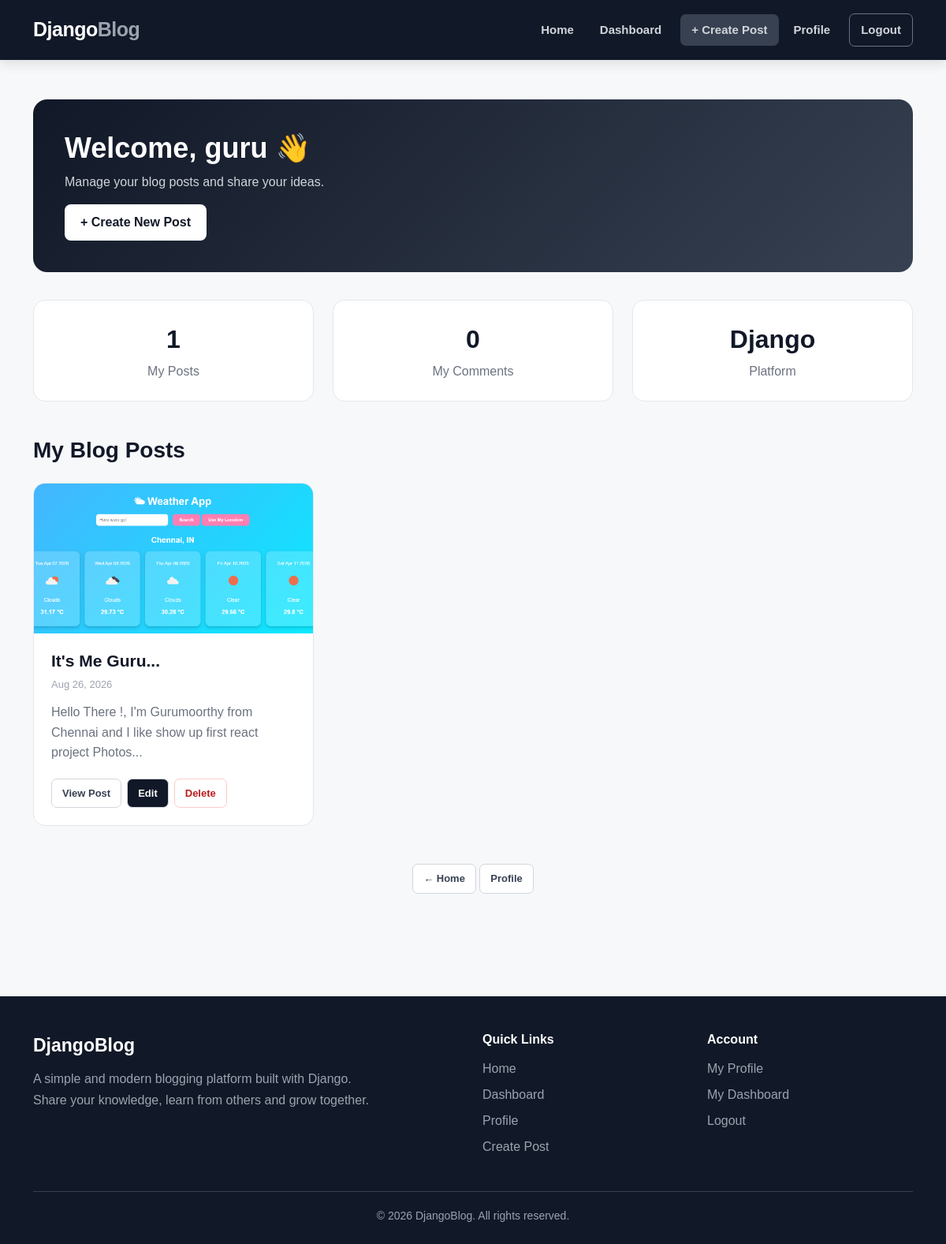
The app's page /dashboard/ (signed in) with its own data.
### blog/models.py (models this page shows, shortened)
class Post(models.Model):
    title = models.CharField(max_length=200)
    slug = models.SlugField(unique=True)
    author = models.ForeignKey(
        User,
        on_delete=models.CASCADE
    )
    category = models.ForeignKey(
        Category,
        on_delete=models.SET_NULL,
        null=True,
        blank=True
    )
    content = models.TextField()
    image = models.ImageField(
        upload_to="posts/",
        blank=True,
        null=True
    )
    created_at = models.DateTimeField(
        auto_now_add=True
    )
    updated_at = models.DateTimeField(
        auto_now=True
    )
    class Meta:
        ordering = ["-created_at"]

### blog/views.py (the view)
@login_required
def dashboard(request):
    posts = Post.objects.filter(
        author=request.user
    ).order_by("-created_at")
    comments = Comment.objects.filter(
        author=request.user
    )
    return render(
        request,
        "blog/dashboard.html",
        {
            "posts": posts,
            "comments": comments,
            "post_count": posts.count(),
            "comment_count": comments.count(),
        }
    )

### blog/templates/blog/dashboard.html (shortened to what this page needs)
{% extends "blog/base.html" %}
{% block content %}
<div class="dashboard-page">
    <div class="container">
        <div class="dashboard-header">
            <h1>
                Welcome, {{ user.username }} 👋
            </h1>
            <p>
                Manage your blog posts and share your ideas.
            </p>
            <a
                href="{% url 'create_post' %}"
                class="create-btn">
                + Create New Post
            </a>
        </div>
        <div class="row g-4">
            <div class="col-md-4">
                <div class="stat-card">
                    <div class="stat-number">
                        {{ post_count }}
                    </div>
                    <div class="stat-title">
                        My Posts
                    </div>
                </div>
            </div>
            <div class="col-md-4">
                <div class="stat-card">
                    <div class="stat-number">
                        {{ comment_count }}
                    </div>
                    <div class="stat-title">
                        My Comments
                    </div>
                </div>
            </div>
            <div class="col-md-4">
                <div class="stat-card">
                    <div class="stat-number">
                        Django
                    </div>
                    <div class="stat-title">
                        Platform
                    </div>
                </div>
            </div>
        </div>
        <h2 class="section-title">
            My Blog Posts
        </h2>
        <div class="row g-4">
            {% for post in posts %}
                <div class="col-md-6 col-lg-4">
                    <article class="post-card">
                        {% if post.image %}
                            <img
                                src="{{ post.image.url }}"
                                alt="{{ post.title }}"
                                class="post-image"
                            >
                        {% else %}
                            <div class="no-image">
                                ✍️
                            </div>
                        {% endif %}
                        <div class="post-body">
                            <h3 class="post-title">
                                {{ post.title }}
                            </h3>
                            <div class="post-date">
                                {{ post.created_at|date:"M d, Y" }}
                            </div>
                            <p class="post-description">
                                {{ post.content|truncatewords:20 }}
                            </p>
                            <div class="post-actions">
                                <a
                                    href="{% url 'post_detail' post.slug %}"
                                    class="action-btn">
                                    View Post
                                </a>
                                <a
                                    href="{% url 'edit_post' post.slug %}"
                                    class="action-btn edit-btn">
                                    Edit
                                </a>
                                <a
                                    href="{% url 'delete_post' post.slug %}"
                                    class="action-btn delete-btn">
                                    Delete
                                </a>
                            </div>
                        </div>
                    </article>
                </div>
            {% endfor %}
        </div>
        <div class="text-center mt-5">
            <a
                href="{% url 'home' %}"
                class="action-btn">
                ← Home
            </a>
            <a
                href="{% url 'profile' %}"
                class="action-btn">
                Profile
            </a>
        </div>
    </div>
</div>
{% endblock %}

### blog/templates/blog/base.html (style rules this page uses)
* { box-sizing: border-box; }
body { margin: 0; font-family: Arial, Helvetica, sans-serif; background: #f7f8fa; color: #111827; }

### blog/templates/blog/dashboard.html (style rules this page uses)
.dashboard-page { min-height: 100vh; background: #f7f8fa; padding: 50px 0 80px; }
.dashboard-header { background: linear-gradient(135deg, #111827, #374151); color: white; padding: 40px; border-radius: 18px; margin-bottom: 35px; }
.dashboard-header h1 { font-size: 36px; font-weight: 800; margin-bottom: 10px; }
.dashboard-header p { color: #d1d5db; }
.create-btn { display: inline-block; background: white; color: #111827; padding: 11px 20px; border-radius: 8px; text-decoration: none; font-weight: 700; }
.stat-card { background: white; border: 1px solid #e5e7eb; border-radius: 15px; padding: 25px; text-align: center; height: 100%; }
.stat-number { font-size: 32px; font-weight: 800; color: #111827; }
.stat-title { color: #6b7280; margin-top: 5px; }
.section-title { margin: 45px 0 25px; font-size: 28px; font-weight: 800; }
.post-card { background: white; border: 1px solid #e5e7eb; border-radius: 15px; overflow: hidden; height: 100%; transition: 0.3s; }
.post-image { width: 100%; height: 190px; object-fit: cover; }
.post-body { padding: 22px; }
.post-title { font-size: 21px; font-weight: 700; margin-bottom: 8px; }
.post-date { font-size: 13px; color: #9ca3af; margin-bottom: 12px; }
.post-description { color: #6b7280; line-height: 1.6; margin-bottom: 20px; }
.post-actions { display: flex; gap: 7px; flex-wrap: wrap; }
.action-btn { display: inline-block; padding: 8px 13px; border-radius: 7px; border: 1px solid #d1d5db; background: white; color: #374151; text-decoration: none; font-size: 13px; font-weight: 600; }
.edit-btn { background: #111827; color: white; }
.delete-btn { color: #b91c1c; border-color: #fecaca; }

### records on screen
Post: image (picture), title "It's Me Guru...", created_at "Aug 26, 2026", content "Hello There !, I'm Gurumoorthy from Chennai and I like show up first react project Photos..."

### other values on screen
{{ user.username }} "guru"
{{ post_count }} "1"
{{ comment_count }} "0"
